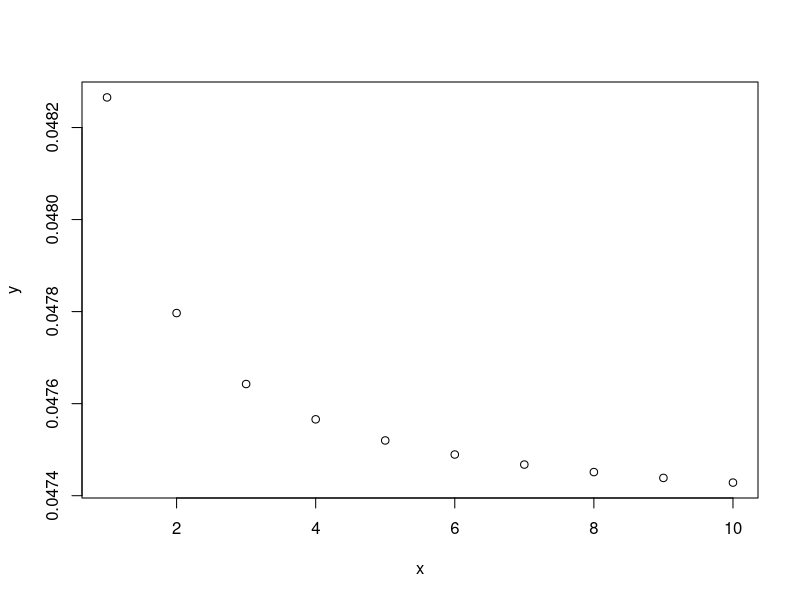

The R script that drew this image:
## ---- chunk 1
knitr::opts_chunk$set(echo = TRUE)
## ---- chunk 2
x = 1:10
y = (choose(4*x, 1) * choose(16*x, 1)) / choose(52*x, 2)

plot(x, y)
## ---- chunk 3
# Current face up card of the dealer. Additionally, we assume the dealer has already checked for blackjack on the hole card
dealer_up_card = 10

# The expected sum of the dealer's cards for which to calculate the probability
target_dealer_value = 19

# Total number of decks in the game
# Assumption: The current face up cards (both dealer's and players') currently do neither affect the available cards, nor the probability for each card, that we assume as stated before, 16/52 for each ten-valued card, 4/52 for each non-ten-valued card
num_decks = 1

# If true, the dealer stands if it has a soft 17
soft_stands = FALSE
## ---- chunk 4
# This function computes all possible ordered card extractions that give the expected value
# Note that cards are ordered by their value, so here we're missing possible permutations
# Additionally, no constraints are checked, like available cards, blackjack, dealer stand
find_combinations <- function(values, target) {
  find_recursive <- function(subset, remaining_values, target) {
    # If we reached the target, end the branch here
    if (sum(subset) == target) {
      return(list(subset))
    }
    # If we're above the target, the entire branch is not valid
    if (sum(subset) > target) {
      return(list())
    }
    
    solutions = list()
    
    # Loop for each remaining value
    for (i in seq_along(remaining_values)) {
      new_subset = c(subset, remaining_values[i])
      # Try a branch with this value
      solutions = c(solutions, find_recursive(new_subset, remaining_values[i:length(remaining_values)], target))
    }
    
    return(solutions)
  }
  
  return(find_recursive(c(), values, target))
}

# Helper function that, given some extraction paths (branches) and the amount of each card, returns only the paths that do not exceed the available amount for each card 
remove_paths_exceeding_cards <- function(paths, available_cards) {
  return(Filter(function(path) {
      used_cards = c(rep(0, length(available_cards)))
      
      for(i in path){
          # Ace and 1 are the same card
          index = ifelse(i == 11, 1, i)
          
          used_cards[[index]] = used_cards[[index]] + 1
          
          # If the current card has been used more than the max number of times it is available, then the path is not valid
          if(used_cards[[index]] > available_cards[[index]]){
            return(FALSE)
          }
      }
      
      return(TRUE)
    }, paths))
}
## ---- chunk 5
# First, calculate all possible combinations that give a certain target
possible_cards = 1:11
paths = find_combinations(possible_cards, target_dealer_value - dealer_up_card)


# Then, depending on the number of decks, filter out combinations that exceed the maximum number of each card

# For each deck, we have 4 cards from 1 to 9, and 16 ten-valued cards. Ace counts as value one
available_cards = c(rep(4, 9), 16)* num_decks

valid_paths = remove_paths_exceeding_cards(paths, available_cards)
## ---- chunk 6
if (!require(combinat)) {
  install.packages("combinat")
}
library(combinat)

# Given some paths, returns a list of lists of all permutations
permut_paths <- function(paths){
  return(Map(function(path){
      if(length(path) == 1){
        return(path)
      }
      else{
        return(unique(permn(path)))
      }
    }, paths)
  )
}

# Given a list of permutations, filters out those that would result in the dealer standing
remove_standing_paths <- function(permutations, dealer_up_card, soft_stands){
  return(Map(function(sub_permutations){
    valid_permuts = Filter(function(permutation){
      total = dealer_up_card
      
      # Remove all combinations that would give a blackjack to the dealer
      if(dealer_up_card == 10 && any(c(1, 11) == permutation[[1]])){
        return(FALSE)
      }
      if(permutation[[1]] == 10 && any(c(1, 11) == dealer_up_card)){
        return(FALSE)
      }
      
      for(card in permutation){
        if(total >= 17){
          # If the dealer has reached 17 he could not pick this card, so the permutation is invalid
          
          # This is not valid if the dealer has a soft 17, meaning it has an ace and total 17, in which it can hit if rules allow it
          if(!(!soft_stands && total == 17 && any(permutation == 11))){
            return(FALSE)
          }
        }
        total = total + card
      }
      
      # Otherwise, the permutation is valid
      return(TRUE)
    }, sub_permutations)
    
    return(valid_permuts)
  }, permutations))
}
## ---- chunk 7
# Now, generate all the possible permutations
permutations = permut_paths(valid_paths)


# And filter out those permutations that would require the dealer to stand
valid_permutations = remove_standing_paths(permutations, dealer_up_card, soft_stands)

# Now, flatten the final results
flattened_permutations = unlist(valid_permutations, recursive = FALSE)
## ---- chunk 8
# Given a flat list of paths, returns a list consisting in the probability for each path to occur
calculate_paths_probability <- function(paths){
  return(Map(function(cards){
    prob = 1
    for(card in cards){
      # We said that for any 10-valued card we have a 16/52 probability
      if(card == 10){
        prob = prob * (16/52)
      }
      # And a 4/52 probability for any non-10-valued card
      else{
        prob = prob * (4 / 52)
      }
    }
    
    return(prob)
  }, paths))
}
## ---- chunk 9
# Now, for each valid combination of cards, we can calculate its probability
probability_permutations = calculate_paths_probability(flattened_permutations)

# And finally, we can sum all probabilities to see the total probability of the dealer to obtain a target value given an initial card
total_probability = sum(unlist(probability_permutations))
## ---- chunk 10
calc_probability_exact_dealer_score <- function(dealer_up_card, target_dealer_value, num_decks, soft_stands){
  # Calculate all possible combinations for the target value
  possible_cards = 1:11
  paths = find_combinations(possible_cards, target_dealer_value - dealer_up_card)
  
  
  # Then, filter out combinations that exceed the available cards
  available_cards = c(rep(4, 9), 16)* num_decks
  valid_paths = remove_paths_exceeding_cards(paths, available_cards)
  
  
  # Now, generate all the possible permutations, filter out invalid ones, and flatten the results
  permutations = permut_paths(valid_paths)
  valid_permutations = remove_standing_paths(permutations, dealer_up_card, soft_stands)
  flattened_permutations = unlist(valid_permutations, recursive = FALSE)
  
  
  # Calculate the probability for each valid permutation, and sum them
  probability_permutations = calculate_paths_probability(flattened_permutations)
  total_probability = sum(unlist(probability_permutations))
  
  return(total_probability)
}
## ---- chunk 11
# Sum of current cards o the player
player_score = 18
## ---- chunk 12
calc_probability_player_busting <- function(player_score){
  busting_probability = 0

  # Note that if we pick an ace, we only consider it as a 1
  for(i in 1:10){
    if(player_score + i > 21){
      # We busted with a card i-valued
      # We use the infinite deck theorem to calculate the probability of this i-valued card
      if(i == 10){
        busting_probability = busting_probability + 16/52
      }
      else{
        busting_probability = busting_probability + 4/52
      }
    }
  }
  
  return(busting_probability)
}

busting_probability = calc_probability_player_busting(player_score)
## ---- chunk 13
calc_probability_lose_after_standing <- function(player_score, dealer_up_card, num_decks, soft_stands){
  prob = 0
  
  for(i in (player_score + 1):21){
    prob = prob + calc_probability_exact_dealer_score(dealer_up_card, i, num_decks, soft_stands)
  }
  
  return(prob)
}

prob_lose_after_standing = calc_probability_lose_after_standing(player_score, dealer_up_card, num_decks, soft_stands)
prob_lose_after_standing
## ---- chunk 14
calc_probability_tie_after_standing <- function(player_score, dealer_up_card, num_decks, soft_stands){
  
  prob = calc_probability_exact_dealer_score(dealer_up_card, player_score, num_decks, soft_stands)
  
  return(prob)
}

prob_tie_after_standing = calc_probability_tie_after_standing(player_score, dealer_up_card, num_decks, soft_stands)
prob_tie_after_standing
## ---- chunk 15
prob_win_after_standind = 1 - prob_lose_after_standing - prob_tie_after_standing
prob_win_after_standind
## ---- chunk 16
prob_lose_after_hit = calc_probability_player_busting(player_score)
prob_lose_after_hit
## ---- chunk 17
# We can safely ignore a score of 21 for the player
possible_player_scores = 1:21 # 15:21 works on single core

possible_dealer_face_up_card = 1:11 # 7:11 works on single core
